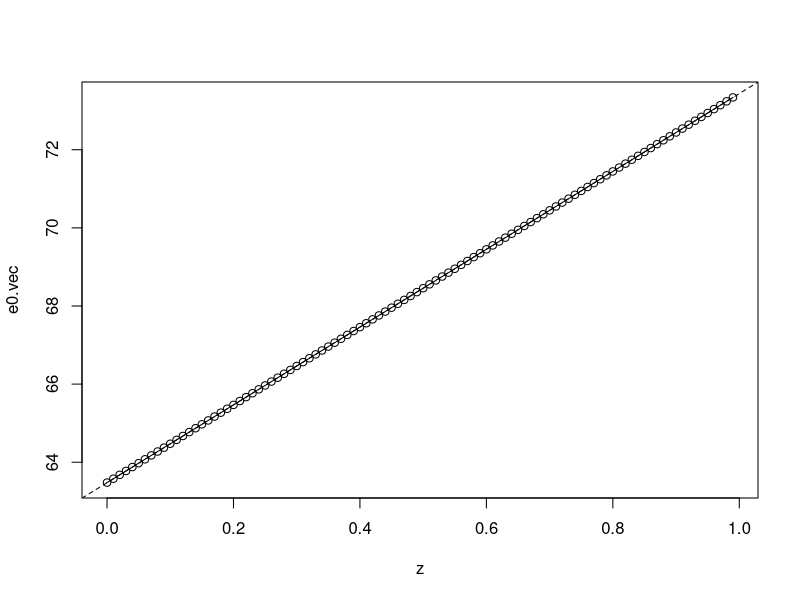

Write R code to recreate this figure.
## don't think this file is necessary for repo

## gompertz simu with steeper epidemic mortality


alpha = 10^-4
beta = 1/10
x = 0:110
mx0 = alpha*exp(beta*x)
mx = mx0
Hx = cumsum(mx)
lx = exp(-Hx)
e0 = sum(lx)
beta_epi = 1/10 + 1/50 ## .12
## beta_epi = 1/10
z = seq(0, .99, .01)
e0.vec = NULL
for(i in 1:length(z))
{
    mx_epi = z[i] * alpha * exp(beta_epi  * x)
    ##     mx = mx0 + mx_epi
    mx = mx0 *exp(-.01 * i)
    Hx = cumsum(mx)
    lx = exp(-Hx)
    e0 = sum(lx)
    e0.vec[i] = e0
}
plot(z, e0.vec, type = 'o')
abline(lm(e0.vec ~ z), lty = 2)

